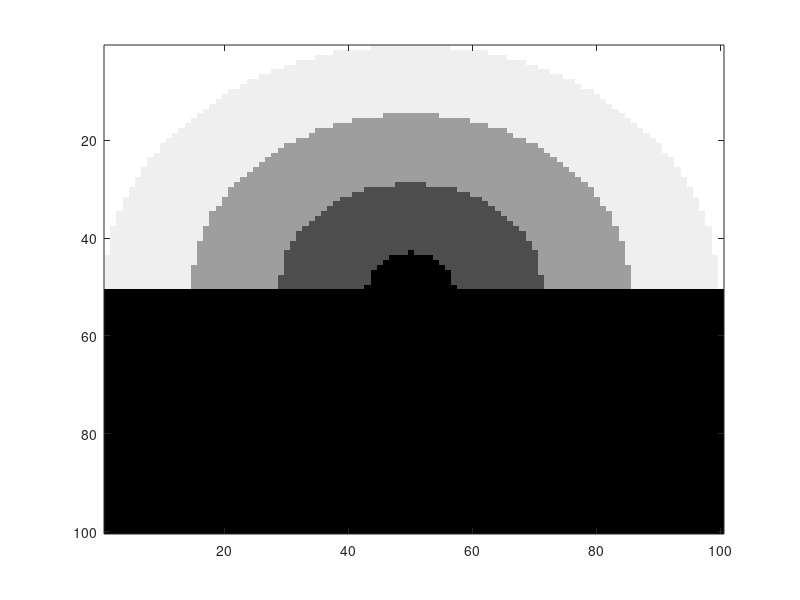
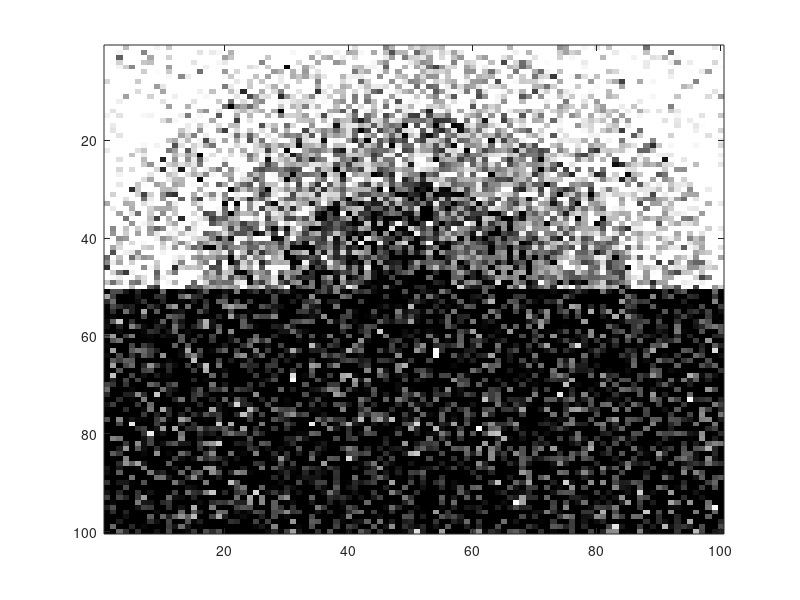

MATLAB code for these plots, in order: (Note: this script raises an error after producing the figures.)
%%
% This is an image denoising example with BP
% We construct a noisy image of a rainbow and connects the
% pixels in a grid pattern to form a pairwise Markov Random Field.

%% SET THIS!!
% this should be the location of graphlab.a etc
BINARY_DIRECTORY = [getenv('HOME') '/graphlabapi/graphlabapi/release/src/graphlab'];
%%
% Image dimensions and arity
arity = 5;
imgdim = 100;
%% generate images
% This generates a clean rainbow image
cleanimg = zeros(imgdim,imgdim);
maxd = [imgdim,imgdim]/2;
maxd = sqrt(sum(maxd.*maxd));
for i = 1:(imgdim/2)
    for j = 1:imgdim
        d = [i,j] - ([imgdim,imgdim]/2);
        d = sqrt(sum(d.*d));
        cleanimg(i,j) = round(d / maxd * arity);
    end
end
cleanimg(cleanimg >= arity) = arity - 1;

% make noisy image by adding random gaussian noise
noisyimg = cleanimg + randn(imgdim);
%% display images
figure;
image(cleanimg / arity * 100);
colormap('gray');
figure;
image(noisyimg / arity * 100);
colormap('gray');
%% generate vertex data
vdata = {};
for i = 1:imgdim
    for j = 1:imgdim
        vtx.belief = ones(1,arity); % Reset the vertex belief
        % set the unary potential to be a gaussian pdf around the noisy image
        vtx.unary = pdf('norm',0:(arity-1), noisyimg(i,j), 1); 
        % normalize
        vtx.unary = vtx.unary ./ sum(vtx.unary);
        % Vertices are numbered from 1. Assign the vertex data.
        vdata{(i-1)*imgdim+j} = vtx;
    end
end

%% generate laplace edgedata

edge.binary = zeros(arity);
for i = 1:arity
    for j = 1:arity
        edge.binary(i,j) = exp(-3 * abs(i-j));
    end
end
edge.msg = ones(1,5);
% We only need one entry in the edge data since all edges have identical values
edata = {edge};
%% generate adjacency matrix
% connect up data in a grid
adj =sparse(length(vdata),length(vdata));
for xi = 1:imgdim
    for xj = 1:imgdim
        if (xi - 1 >= 1) 
            adj((xi-1)*imgdim+xj, (xi-2)*imgdim+xj) = 1;
        end
        if (xi + 1 <= imgdim) 
            adj((xi-1)*imgdim+xj, (xi)*imgdim+xj) = 1;
        end
        if (xj - 1 >= 1) 
            adj((xi-1)*imgdim+xj, (xi-1)*imgdim+xj-1) = 1;
        end
        if (xj + 1 <= imgdim) 
            adj((xi-1)*imgdim+xj, (xi-1)*imgdim+xj+1) = 1;
        end
    end
end
%% compile update function
compile_update_function({'bp_update'}, vdata{1},edata{1}, BINARY_DIRECTORY, 'bp', 'bp', 3);
%% set options
options.initial_schedule(1).update_function = 'bp_update';
options.initial_schedule(1).vertices=uint32(1:(imgdim * imgdim));
options.initial_schedule(1).priorities=ones(size(options.initial_schedule(1).vertices));
options.scheduler = 'splash(50)';
options.ncpus = 4;
options.scope = 'edge';
%% cd in the BP directory and call
cd bp
%%
[v2,adj2,e2] = bp(vdata,adj,edata, options);
%%
cd ..
%% display output

outputimg = zeros(imgdim);
for i = 1:imgdim
    for j = 1:imgdim
        [c,idx] = max(v2{(i-1)*imgdim+j}.belief);
        outputimg(i,j) = idx;
    end
end
figure;
imagesc(outputimg);
colormap('gray');
